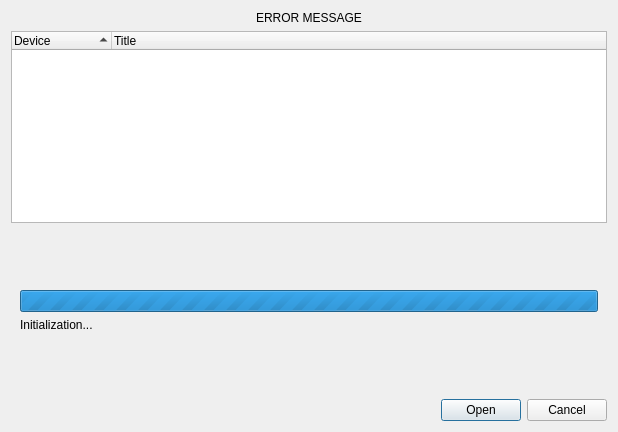
<?xml version="1.0" encoding="UTF-8"?>
<ui version="4.0">
 <class>ChooseOpticalDiscDialog</class>
 <widget class="QDialog" name="ChooseOpticalDiscDialog">
  <property name="geometry">
   <rect>
    <x>0</x>
    <y>0</y>
    <width>618</width>
    <height>432</height>
   </rect>
  </property>
  <property name="windowTitle">
   <string>Choose CD/DVD Device</string>
  </property>
  <property name="modal">
   <bool>true</bool>
  </property>
  <layout class="QVBoxLayout" name="verticalLayout_2">
   <item>
    <widget class="QLabel" name="mp_label_error">
     <property name="text">
      <string notr="true">ERROR MESSAGE</string>
     </property>
     <property name="alignment">
      <set>Qt::AlignCenter</set>
     </property>
     <property name="wordWrap">
      <bool>true</bool>
     </property>
    </widget>
   </item>
   <item>
    <widget class="QWidget" name="mp_widget_content" native="true">
     <layout class="QVBoxLayout" name="verticalLayout">
      <property name="leftMargin">
       <number>0</number>
      </property>
      <property name="topMargin">
       <number>0</number>
      </property>
      <property name="rightMargin">
       <number>0</number>
      </property>
      <property name="bottomMargin">
       <number>0</number>
      </property>
      <item>
       <widget class="QTreeWidget" name="mp_tree_devices">
        <property name="selectionMode">
         <enum>QAbstractItemView::ExtendedSelection</enum>
        </property>
        <property name="iconSize">
         <size>
          <width>24</width>
          <height>24</height>
         </size>
        </property>
        <property name="rootIsDecorated">
         <bool>false</bool>
        </property>
        <property name="itemsExpandable">
         <bool>false</bool>
        </property>
        <property name="sortingEnabled">
         <bool>true</bool>
        </property>
        <property name="columnCount">
         <number>2</number>
        </property>
        <column>
         <property name="text">
          <string>Device</string>
         </property>
        </column>
        <column>
         <property name="text">
          <string>Title</string>
         </property>
        </column>
       </widget>
      </item>
     </layout>
    </widget>
   </item>
   <item>
    <widget class="QWidget" name="mp_widget_loading" native="true">
     <layout class="QVBoxLayout" name="verticalLayout_3">
      <item>
       <spacer name="verticalSpacer_2">
        <property name="orientation">
         <enum>Qt::Vertical</enum>
        </property>
        <property name="sizeHint" stdset="0">
         <size>
          <width>20</width>
          <height>40</height>
         </size>
        </property>
       </spacer>
      </item>
      <item>
       <widget class="QProgressBar" name="mp_progressbar">
        <property name="maximum">
         <number>0</number>
        </property>
        <property name="value">
         <number>0</number>
        </property>
       </widget>
      </item>
      <item>
       <widget class="QLabel" name="label">
        <property name="text">
         <string>Initialization...</string>
        </property>
       </widget>
      </item>
      <item>
       <spacer name="verticalSpacer">
        <property name="orientation">
         <enum>Qt::Vertical</enum>
        </property>
        <property name="sizeHint" stdset="0">
         <size>
          <width>20</width>
          <height>40</height>
         </size>
        </property>
       </spacer>
      </item>
     </layout>
    </widget>
   </item>
   <item>
    <widget class="QDialogButtonBox" name="mp_button_box">
     <property name="orientation">
      <enum>Qt::Horizontal</enum>
     </property>
     <property name="standardButtons">
      <set>QDialogButtonBox::Cancel|QDialogButtonBox::Open</set>
     </property>
    </widget>
   </item>
  </layout>
 </widget>
 <resources/>
 <connections>
  <connection>
   <sender>mp_button_box</sender>
   <signal>accepted()</signal>
   <receiver>ChooseOpticalDiscDialog</receiver>
   <slot>accept()</slot>
   <hints>
    <hint type="sourcelabel">
     <x>248</x>
     <y>254</y>
    </hint>
    <hint type="destinationlabel">
     <x>157</x>
     <y>274</y>
    </hint>
   </hints>
  </connection>
  <connection>
   <sender>mp_button_box</sender>
   <signal>rejected()</signal>
   <receiver>ChooseOpticalDiscDialog</receiver>
   <slot>reject()</slot>
   <hints>
    <hint type="sourcelabel">
     <x>316</x>
     <y>260</y>
    </hint>
    <hint type="destinationlabel">
     <x>286</x>
     <y>274</y>
    </hint>
   </hints>
  </connection>
  <connection>
   <sender>mp_tree_devices</sender>
   <signal>itemSelectionChanged()</signal>
   <receiver>ChooseOpticalDiscDialog</receiver>
   <slot>deviceSelectionChanged()</slot>
   <hints>
    <hint type="sourcelabel">
     <x>308</x>
     <y>187</y>
    </hint>
    <hint type="destinationlabel">
     <x>308</x>
     <y>215</y>
    </hint>
   </hints>
  </connection>
  <connection>
   <sender>mp_tree_devices</sender>
   <signal>itemDoubleClicked(QTreeWidgetItem*,int)</signal>
   <receiver>ChooseOpticalDiscDialog</receiver>
   <slot>accept()</slot>
   <hints>
    <hint type="sourcelabel">
     <x>308</x>
     <y>187</y>
    </hint>
    <hint type="destinationlabel">
     <x>308</x>
     <y>215</y>
    </hint>
   </hints>
  </connection>
 </connections>
 <slots>
  <slot>deviceSelectionChanged()</slot>
 </slots>
</ui>
